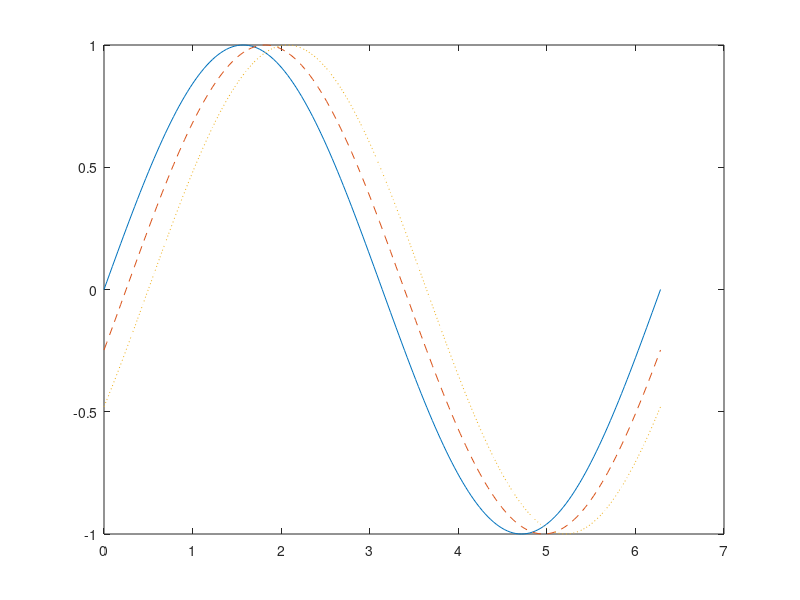

Write the MATLAB code that produced this figure. (Note: this script raises an error after producing the figure.)
% here is a minimal example
x = 0:pi/100:2*pi;
y1 = sin(x);
y2 = sin(x-0.25);
y3 = sin(x-0.5);

figure
plot(x,y1,x,y2,'--',x,y3,':');
figaxes = gca;

% Use the function to shift the axis to the origin
newFigHandle = shiftAxisToOrigin(figaxes);
